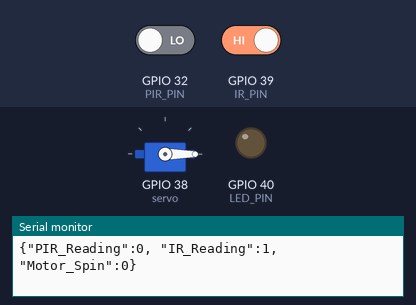
Simulated run of this sketch. Board: ESP32. On the bench: servo, output pins drawn as LEDs (lit = HIGH), the last lines printed to the serial monitor. Inputs (shaded band) come from the test bench; at power-on: GPIO 32 (PIR_PIN) LOW, GPIO 39 (IR_PIN) HIGH. WiFi joins after 1.5 s; servers stay silent unless stated; no MQTT or app messages arrive unless stated.

Above: at 2.7 s.
2.8 s: GPIO 32 (PIR_PIN) driven HIGH and GPIO 39 (IR_PIN) driven LOW
At 4.0 s:
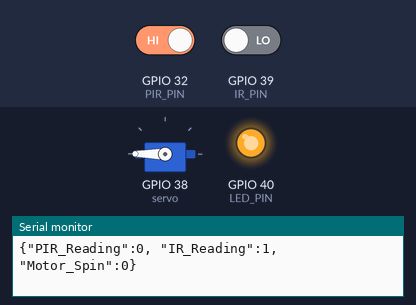
4.6 s: GPIO 32 (PIR_PIN) driven LOW
At 6.4 s:
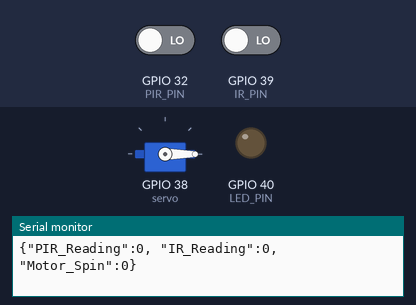
7.6 s: GPIO 32 (PIR_PIN) driven HIGH
At 8.8 s:
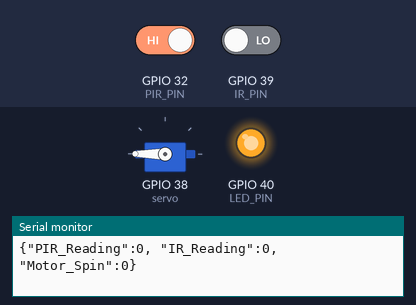
Timing chart, 0 to 10.6 s (numbered marks = the images above; inputs shaded):
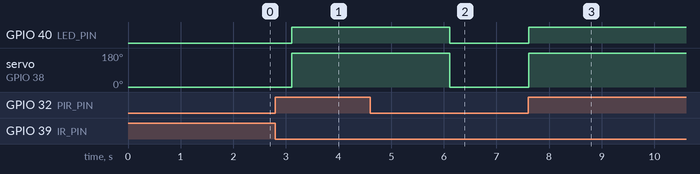

The sketch:

CPC357_Assg_2.ino
```cpp
#include <WiFi.h>
#include <PubSubClient.h>
#include <ESP32Servo.h>

#define PIR_PIN A4
#define LED_PIN 40
#define IR_PIN 39
#define SERVO_PIN 38

const char *WIFI_SSID = "cs-mtg-room";
const char *WIFI_PASSWORD = "bilik703";
const char *MQTT_SERVER = "34.142.152.99";
const int MQTT_PORT = 1883;
const char *MQTT_TOPIC = "smartheater";

WiFiClient espClient;
PubSubClient client(espClient);
Servo servo;

// Helper function to connect WiFi
void setupWifi() {
  delay(10);
  Serial.println("Connecting to WiFi...");
  WiFi.begin(WIFI_SSID, WIFI_PASSWORD);
  while(WiFi.status() != WL_CONNECTED) {
    delay(500);
    Serial.print(".");
  }
  Serial.println("WiFi connected.");
  Serial.println("IP address: ");
  Serial.println(WiFi.localIP());
}

void setup() {
  // Setup different modes for the different pins
  pinMode(LED_PIN, OUTPUT);
  pinMode(PIR_PIN, INPUT);
  pinMode(IR_PIN, INPUT);
  Serial.begin(9600);

  // Connect to WiFi
  setupWifi();
  // Connect to MQTT server
  client.setServer(MQTT_SERVER, MQTT_PORT);

  // Setting up the servo motor
  servo.attach(38);
  servo.write(0);
}

void reconnect()
{
  while (!client.connected()) {
    Serial.println("Attempting MQTT connection...");
    if (client.connect("ESP32Client")) {
      Serial.println("Connected to MQTT server");
    } else {
      Serial.print("Failed, rc=");
      Serial.print(client.state());
      Serial.println(" Retrying in 5 seconds...");
      delay(5000);
    }
  }
}

void loop() {
  // Validation to make sure WiFi connection.
  if (!client.connected()) {
    reconnect();
  }

  client.loop();

  // Read PIR Sensor
  int pirReading = digitalRead(PIR_PIN);
  // Read IR Sensor
  int irReading = digitalRead(IR_PIN);

  // Boolean for Motor spin
  int motorSpin = 0;

  if (pirReading == HIGH && irReading == LOW) {
    digitalWrite(40, HIGH);
    servo.write(180);
    motorSpin = 1;

    // Delay some time before detecting whether to turn off or not
    delay(2500);
  } else {
    digitalWrite(40, LOW);
    servo.write(0);
    motorSpin = 0;
  }

  // Format data into JSON format to store in database later
  char payload[100];
  sprintf(payload, "{\"PIR_Reading\":%d, \"IR_Reading\":%d,  \"Motor_Spin\":%d}", pirReading, irReading, motorSpin);
  client.publish(MQTT_TOPIC, payload);
  // Print out the payload
  Serial.println(payload);

  // Some buffer time before performing detection again
  delay(500);
}
```

Measured:
- after the input at 2.8 s, GPIO 40 (LED_PIN): LOW → HIGH after 0.31 s; servo on GPIO 38 (servo): 0° → 180° after 0.31 s
- after the input at 4.6 s, GPIO 40 (LED_PIN): HIGH → LOW after 1.5 s; servo on GPIO 38 (servo): 180° → 0° after 1.5 s
- after the input at 7.6 s, GPIO 40 (LED_PIN): LOW → HIGH at once; servo on GPIO 38 (servo): 0° → 180° at once
